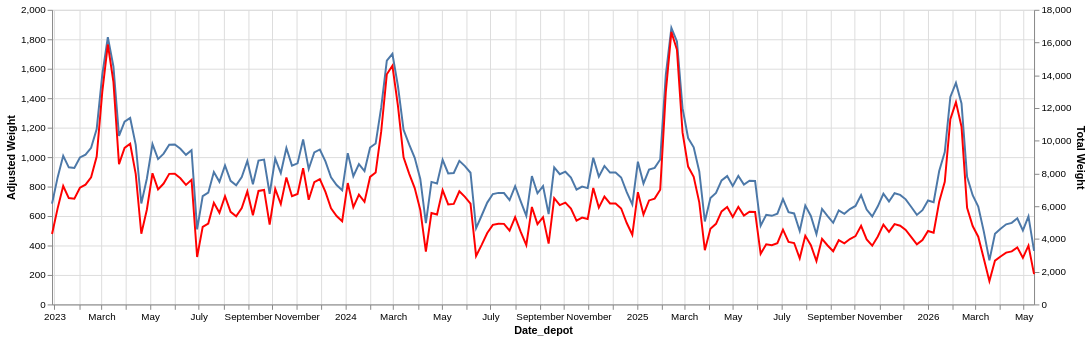

This figure's notebook cell:
### Code cell
# blambda = boxcox_lambda(base_df["total_weight"], "guerrero", hijri_year_weeks)
# base_df["adjusted_total_weight"] = lib.auto_boxcox(base_df["total_weight"])
# lib.auto_boxcox(base_df["total_weight"], "guerrero", hijri_year_weeks)
# blambda

# boxcox_lambda(base_df["total_weight"], "guerrero", hijri_year_weeks), boxcox_lambda(
#     base_df["total_weight"], "loglik", hijri_year_weeks
# )
# plt.plot(lib.auto_boxcox(base_df["total_weight"], "guerrero", hijri_year_weeks))
df = base_df.with_columns(
    adjusted_total_weight=lib.auto_boxcox(
        base_df["total_weight"], "guerrero", hijri_year_weeks
    )
)
base_chart = alt.Chart(df).mark_line().encode(x="Date_depot").properties(width=1000)
chart = alt.layer(
    base_chart.encode(
        y=alt.Y(
            "adjusted_total_weight:Q",
            axis=alt.Axis(title="Adjusted Weight", orient="left"),
        )
    ),
    base_chart.encode(
        y=alt.Y(
            "total_weight:Q",
            axis=alt.Axis(title="Total Weight", orient="right"),
        ),
        color=alt.value("red"),
    ),
).resolve_scale(y="independent")
chart

### Figure 1 — Vega-Lite specification as saved in the notebook (floating-point values rounded to 4 significant figures; data arrays with more than 128 entries replaced by an {"elided": "..."} marker saying what was removed)
{"config": {"view": {"continuousWidth": 300, "continuousHeight": 300}}, "layer": [{"mark": {"type": "line"}, "encoding": {"x": {"field": "Date_depot", "type": "temporal"}, "y": {"axis": {"orient": "left", "title": "Adjusted Weight"}, "field": "adjusted_total_weight", "type": "quantitative"}}}, {"mark": {"type": "line"}, "encoding": {"color": {"value": "red"}, "x": {"field": "Date_depot", "type": "temporal"}, "y": {"axis": {"orient": "right", "title": "Total Weight"}, "field": "total_weight", "type": "quantitative"}}}], "data": {"name": "data-559f72684ca79c20058f693e3e72d59b"}, "resolve": {"scale": {"y": "independent"}}, "width": 1000, "$schema": "https://vega.github.io/schema/vega-lite/v6.4.1.json", "datasets": {"data-559f72684ca79c20058f693e3e72d59b": {"elided": "177 records"}}}
